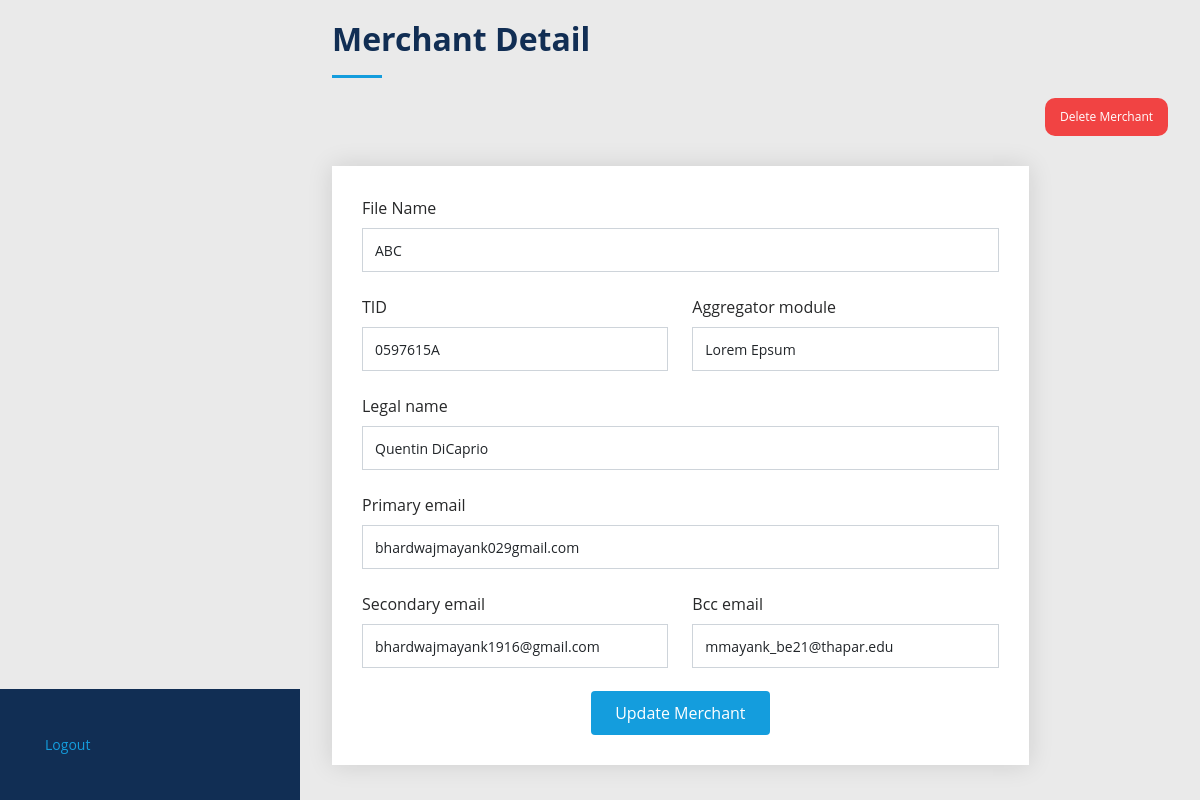
Page /merchant-detail/a7f12aaacd2741f587c4286c1919b669/ (signed in) on the committed database.
### merchant/models.py (models this page shows, shortened)
class Merchant(models.Model):
    id = models.UUIDField(primary_key=True, default=uuid.uuid4, editable=False)
    file_name = models.CharField(max_length=255)
    tid = models.CharField(max_length=255, unique=True)
    aggregator_module = models.CharField(max_length=255)
    legal_name = models.CharField(max_length=255)
    primary_email = models.CharField(max_length=255)
    secondary_email = models.CharField(max_length=255)
    bcc_email = models.CharField(max_length=255, null=True, blank=True)
    creation_date_time = models.DateTimeField(auto_now_add=True)
    updated_date_time = models.DateTimeField(auto_now=True)

### merchant/views.py (the view)
# urls.py: path('merchant-detail/<id>/', merchant_detail, name='merchant_detail_page'),
@login_required
def merchant_detail(request, id):
        merchant = get_object_or_404(Merchant, id=id)
        try:
            form = MerchantForm(request.POST or None, instance=merchant)
            context = {
                'merchant': merchant,
                'form': form,
            }
            if request.method == 'POST':
                    if form.is_valid():
                        form.save()
                        messages.success(request, "Merchant Updated")
                    else:
                        messages.error(request, "Form is not valid")
            return render(request, "merchant/merchant_detail.html", context)
        except Exception as e:
            return HttpResponse(f"Error occured: {e}")

### merchant/forms.py
class MerchantForm(forms.ModelForm):
    class Meta:
        model = Merchant
        fields = ('file_name',
                  'tid',
                  'aggregator_module',
                  'legal_name',
                  'primary_email',
                  'secondary_email',
                  'bcc_email',
                  )

### templates/merchant/merchant_detail.html (shortened to what this page needs)
{% extends 'base.html' %}
{% block content %}
    <main id="main" style="background-color: #eaeaea">
        <section id="merchant_form" class="contact justify-content-center" >
            <div class="container" >
                <div class="section-title">
                    <h2>Merchant Detail</h2>
                    <div class="section-form text-end ">
                        <a class="button" Onclick="return ConfirmDelete();" style="background-color: #f14343;"
                           href="delete">Delete Merchant</a>
                    </div>
                </div>
                <div class="row" data-aos="fade-in">
                    <div class="d-flex align-items-stretch">
                        <div class="col-lg-10 mt-5 mt-lg-0 d-flex align-items-stretch">
                            <form method="post" role="form" class="merchant-form justify-content-center">
                                <div class="row">
                                    <div class="form-group col-md-12">
                                        <label for="id_file_name">File Name</label>
                                        <input type="text" name="file_name" class="form-control" value="{{ merchant.file_name }}" id="id_file_name">
                                    </div>
                                    <div class="form-group col-md-6">
                                        <label for="id_tid">TID</label>
                                        <input type="text" name="tid" class="form-control" value="{{ merchant.tid }}" id="id_tid" >
                                    </div>
                                    <div class="form-group col-md-6">
                                        <label for="id_aggregator_module">Aggregator module</label>
                                        <input type="text" name="aggregator_module" class="form-control" value="{{ merchant.aggregator_module }}" id="id_aggregator_module">
                                    </div>
                                    <div class="form-group col-md-12">
                                        <label for="id_legal_name">Legal name</label>
                                        <input type="text" name="legal_name" class="form-control" value="{{ merchant.legal_name }}" id="id_legal_name">
                                    </div>
                                    <div class="form-group col-md-12">
                                        <label for="id_primary_email">Primary email</label>
                                        <input type="text" name="primary_email" class="form-control" value="{{ merchant.primary_email }}" id="id_primary_email">
                                    </div>
                                    <div class="form-group col-md-6">
                                        <label for="id_secondary_email">Secondary email</label>
                                        <input type="text" name="secondary_email" class="form-control" value="{{ merchant.secondary_email }}" id="id_secondary_email">
                                    </div>
                                    <div class="form-group col-md-6">
                                        <label for="id_bcc_email">Bcc email</label>
                                        <input type="text" name="bcc_email" class="form-control" value="{{ merchant.bcc_email }}" id="id_bcc_email">
                                    </div>
                                </div>
                                <div class="text-center"><button type="submit">Update Merchant</button></div>
                            </form>
                        </div>
                    </div>
                </div>
            </div>
        </section>
    </main>
    <footer id="footer">
        <div class="container">
            <div>
                <a href="/logout/" class="button" >Logout</a>
            </div>
        </div>
    </footer>
{% endblock %}

### static/css/style.css (style rules this page uses)
html { margin: 0px; height: 100%; width: 100%; overflow: hidden; }
body { margin: 0px; min-height: 100%; width: 100%; font-family: "Open Sans", sans-serif; color: #272829; background-color: #eaeaea }
a { color: #149ddd; text-decoration: none; }
#main { margin-left: 300px; }
section { padding: 60px 0; overflow: hidden; height: 100vh; padding: 20px; box-sizing: border-box; }
.section-title { padding-bottom: 30px; }
.section-title h2 { font-size: 32px; font-weight: bold; margin-bottom: 20px; padding-bottom: 20px; position: relative; color: #112E54; }
.section-title h2::after { content: ""; position: absolute; display: block; width: 50px; height: 3px; background: #149ddd; bottom: 0; left: 0; }
.contact { padding-bottom: 130px; }
.contact .merchant-form { width: 100%; padding: 30px; background: #fff; box-shadow: 0 0 24px 0 rgba(0, 0, 0, 0.12); }
.section-form .button { background-color: #1e52c9; border: none; color: white; padding: 10px 15px; text-align: center; text-decoration: none; display: inline-block; font-size: 12px; cursor: pointer; border-radius: 10px; }
.contact .merchant-form .form-group { padding-bottom: 8px; }
.contact .merchant-form .form-group { margin-bottom: 15px; }
.contact .merchant-form label { padding-bottom: 8px; }
.contact .merchant-form input, .contact .merchant-form textarea { border-radius: 0; box-shadow: none; font-size: 14px; }
.contact .merchant-form input { height: 44px; }
.contact .merchant-form button[type=submit] { background: #149ddd; border: 0; padding: 10px 24px; color: #fff; transition: 0.4s; border-radius: 4px; }
#footer { padding: 15px; color: #f4f6fd; font-size: 14px; position: fixed; left: 0; bottom: 0; width: 300px; z-index: 9999; background: #112e54; }
#footer .container { padding: 30px; }

### rows in the picture
Merchant: file_name "ABC", tid "0597615A", aggregator_module "Lorem Epsum", legal_name "Quentin DiCaprio", primary_email "bhardwajmayank029gmail.com", secondary_email "bhardwajmayank1916@gmail.com", bcc_email "mmayank_be21@thapar.edu"
